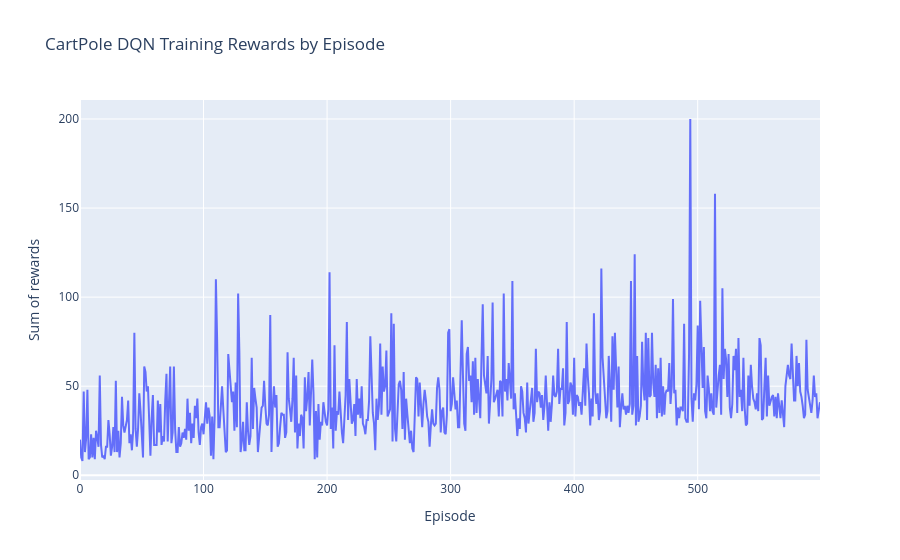

The cell this chart's notebook holds for it:
### Markdown cell above
In 2015 DeepMind researchers tweaked their DQN algorithm, increasing its performance and somewhat stabilizing training. They called this variant *Double DQN*. The update was based on the observation that the target network is prone to overestimating Q-Values. To fix this, they proposed using the online model instead of the target model when selecting the best actions for the next states, and using the target model only to estimate the Q-Values for these best actions. Just a few months later another improvement to the DQN algorithm was proposed.

### Code cell
target = keras.models.clone_model(model)
target.set_weights(model.get_weights())

# Changes are isolated to the training_step, prior to with statement
def training_step(batch_size):
    if len(replay_buffer) < batch_size:
        return

    states, actions, rewards, next_states, dones = sample_experiences(batch_size)

    states = states.astype(np.float32)
    next_states = next_states.astype(np.float32)
    rewards = rewards.astype(np.float32)
    dones = dones.astype(np.float32)

    next_Q_values = model.predict(next_states)

    best_next_actions = np.argmax(next_Q_values, axis=1)

    next_mask = tf.one_hot(best_next_actions, n_outputs).numpy()

    next_best_Q_values = (target.predict(next_states) * next_mask).sum(axis=1)

    target_Q_values = rewards + (1 - dones) * discount_factor * next_best_Q_values

    mask = tf.one_hot(actions, n_outputs)

    with tf.GradientTape() as tape:
        all_Q_values = model(states)
        Q_values = tf.reduce_sum(all_Q_values * mask, axis=1)
        loss = loss_fn(target_Q_values, Q_values)

    grads = tape.gradient(loss, model.trainable_variables)
    optimizer.apply_gradients(zip(grads, model.trainable_variables))

import plotly.express as px
import pandas as pd

episode_rewards = []

for episode in range(600):
    obs, info = env.reset()
    episode_reward = 0

    for step in range(200):
        epsilon = max(1 - episode / 500, 0.01)

        obs, reward, done, info = play_one_step(env, obs, epsilon)
        episode_reward += reward

        if done:
            break

    episode_rewards.append(episode_reward)

    # Change 3: update the weights of the cloned model every few episodes
    if not (episode % 50):
        target.set_weights(model.get_weights())

df_rewards = pd.DataFrame({
    "episode": range(len(episode_rewards)),
    "reward_sum": episode_rewards
})

fig = px.line(
    df_rewards,
    x="episode",
    y="reward_sum",
    title="CartPole DQN Training Rewards by Episode",
    labels={
        "episode": "Episode",
        "reward_sum": "Sum of rewards"
    }
)

fig.show()

### Figure 1 — Plotly figure (JSON) as saved in the notebook; plotly's stock layout.template omitted (floating-point values rounded to 4 significant figures; data arrays with more than 128 entries replaced by an {"elided": "..."} marker saying what was removed)
{"data": [{"hovertemplate": "Episode=%{x}<br>Sum of rewards=%{y}<extra></extra>", "legendgroup": "", "line": {"color": "#636efa", "dash": "solid"}, "marker": {"symbol": "circle"}, "mode": "lines", "name": "", "orientation": "v", "showlegend": false, "type": "scatter", "x": {"elided": "600 int values"}, "xaxis": "x", "y": {"elided": "600 float values"}, "yaxis": "y"}], "layout": {"legend": {"tracegroupgap": 0}, "title": {"text": "CartPole DQN Training Rewards by Episode"}, "xaxis": {"anchor": "y", "domain": [0, 1], "title": {"text": "Episode"}}, "yaxis": {"anchor": "x", "domain": [0, 1], "title": {"text": "Sum of rewards"}}}}
